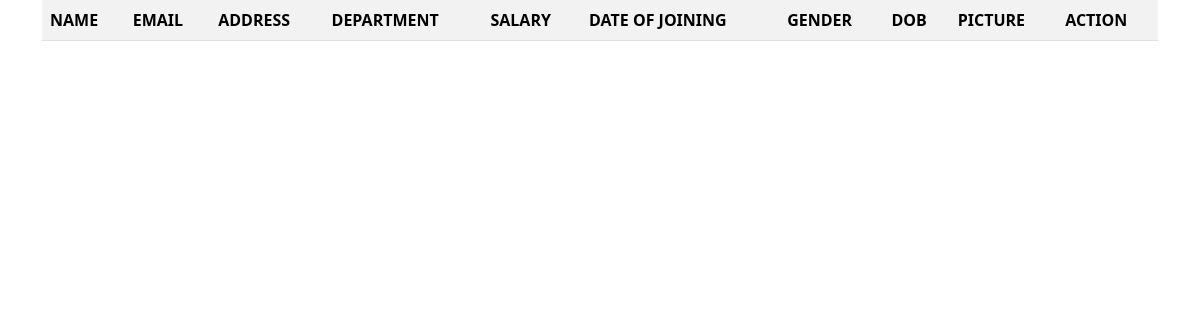
/employee/all/, run on an earlier commit of the app's database.
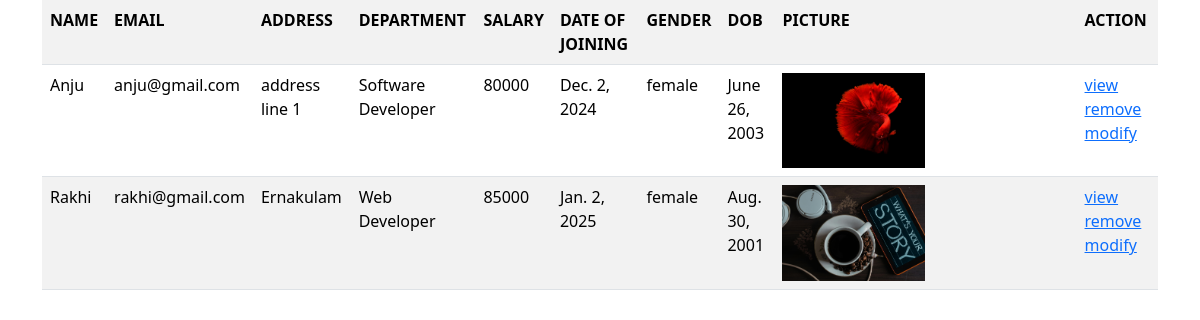
And on a later commit of the database.
### emp_app/models.py (models this page shows, shortened)
class Employee(models.Model):
    name = models.CharField(max_length=50)
    email = models.EmailField(unique=True)
    address = models.TextField()
    department = models.CharField(max_length=100)
    salary = models.PositiveIntegerField()
    date_of_join = models.DateField()
    GENDER_OPTIONS = (
        ('male','male'),
        ('female',('female')),
    )
    gender = models.CharField(max_length=50,choices=GENDER_OPTIONS,default="male")
    dob = models.DateField()
    picture = models.ImageField(upload_to="emp_images",null=True,blank=True)

### emp_app/views.py (the view)
# urls.py: path('employee/all/',views.EmployeeListView.as_view(),name="employee-list"),
class EmployeeListView(View):
    template_name = "emp_list.html"
    def get(self,request,*args,**kwargs):
        qs = Employee.objects.all()
        return render(request,self.template_name,{"data":qs})

### emp_app/templates/emp_list.html (shortened to what this page needs)
<!DOCTYPE html>
<html lang="en">
<head>
    <link href="https://cdn.jsdelivr.net/npm/bootstrap@5.3.3/dist/css/bootstrap.min.css" rel="stylesheet">
</head>
<body>
    <div class="container">
        <table class="table table-striped">
            <tr>
                <th>NAME</th>
                <th>EMAIL</th>
                <th>ADDRESS</th>
                <th>DEPARTMENT</th>
                <th>SALARY</th>
                <th>DATE OF JOINING</th>
                <th>GENDER</th>
                <th>DOB</th>
                <th>PICTURE</th>
                <th>ACTION</th>
            </tr>
            {%for e in data%}
            <tr>
                <td> {{e.name}}</td>
                <td>{{e.email}}</td>
                <td>{{e.address}}</td>
                <td>{{e.department}}</td>
                <td>{{e.salary}}</td>
                <td>{{e.date_of_join}}</td>
                <td>{{e.gender}}</td>
                <td>{{e.dob}}</td>
                <td>
                    {%if e.picture%}
                    <img src="{{e.picture.url}}" alt="Picture of {{e.name}}" class="w-50 h-50">
                    {%endif%}
                </td>
                <td>
                    <a href="{%url 'employee-detail' e.id%}">view</a>
                    <a href="{%url 'employee-remove' e.id%}">remove</a>
                    <a href="{%url 'employee-update' e.id%}">modify</a>
                </td>
            </tr>
            {%endfor%}
        </table>
    </div>
</body>
</html>

What changed in the data, as far as the page shows it:
added Employee: name "Anju", email "anju@gmail.com", address "address line 1", department "Software Developer", salary "80000", date_of_join "Dec. 2, 2024", gender "female", dob "June 26, 2003", picture (picture)
added Employee: name "Rakhi", email "rakhi@gmail.com", address "Ernakulam", department "Web Developer", salary "85000", date_of_join "Jan. 2, 2025", gender "female", dob "Aug. 30, 2001", picture (picture)
